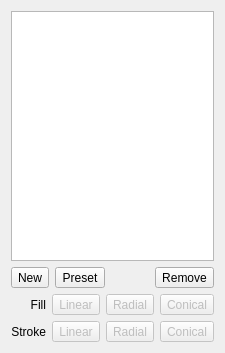
<?xml version="1.0" encoding="UTF-8"?>
<ui version="4.0">
 <class>GradientListWidget</class>
 <widget class="QWidget" name="GradientListWidget">
  <property name="geometry">
   <rect>
    <x>0</x>
    <y>0</y>
    <width>177</width>
    <height>353</height>
   </rect>
  </property>
  <layout class="QVBoxLayout" name="verticalLayout">
   <item>
    <widget class="QTableView" name="list_view">
     <property name="selectionMode">
      <enum>QAbstractItemView::SingleSelection</enum>
     </property>
     <property name="selectionBehavior">
      <enum>QAbstractItemView::SelectRows</enum>
     </property>
     <attribute name="horizontalHeaderVisible">
      <bool>true</bool>
     </attribute>
     <attribute name="verticalHeaderVisible">
      <bool>false</bool>
     </attribute>
    </widget>
   </item>
   <item>
    <layout class="QHBoxLayout" name="horizontalLayout">
     <item>
      <widget class="QToolButton" name="btn_new">
       <property name="toolTip">
        <string>Add Gradient</string>
       </property>
       <property name="text">
        <string>New</string>
       </property>
       <property name="icon">
        <iconset theme="list-add">
         <normaloff>.</normaloff>.</iconset>
       </property>
      </widget>
     </item>
     <item>
      <widget class="QToolButton" name="btn_preset">
       <property name="toolTip">
        <string>Add from Preset</string>
       </property>
       <property name="text">
        <string>Preset</string>
       </property>
       <property name="icon">
        <iconset theme="folder">
         <normaloff>.</normaloff>.</iconset>
       </property>
      </widget>
     </item>
     <item>
      <spacer name="horizontalSpacer">
       <property name="orientation">
        <enum>Qt::Horizontal</enum>
       </property>
       <property name="sizeHint" stdset="0">
        <size>
         <width>40</width>
         <height>20</height>
        </size>
       </property>
      </spacer>
     </item>
     <item>
      <widget class="QToolButton" name="btn_remove">
       <property name="toolTip">
        <string>Remove Gradient</string>
       </property>
       <property name="text">
        <string>Remove</string>
       </property>
       <property name="icon">
        <iconset theme="list-remove">
         <normaloff>.</normaloff>.</iconset>
       </property>
      </widget>
     </item>
    </layout>
   </item>
   <item>
    <layout class="QGridLayout" name="gridLayout">
     <item row="1" column="1">
      <widget class="QLabel" name="label_2">
       <property name="text">
        <string>Stroke</string>
       </property>
       <property name="alignment">
        <set>Qt::AlignRight|Qt::AlignTrailing|Qt::AlignVCenter</set>
       </property>
      </widget>
     </item>
     <item row="0" column="3">
      <widget class="QToolButton" name="btn_fill_radial">
       <property name="enabled">
        <bool>false</bool>
       </property>
       <property name="toolTip">
        <string>Radial</string>
       </property>
       <property name="text">
        <string>Radial</string>
       </property>
       <property name="icon">
        <iconset theme="paint-gradient-radial">
         <normaloff>.</normaloff>.</iconset>
       </property>
       <property name="checkable">
        <bool>true</bool>
       </property>
      </widget>
     </item>
     <item row="0" column="2">
      <widget class="QToolButton" name="btn_fill_linear">
       <property name="enabled">
        <bool>false</bool>
       </property>
       <property name="toolTip">
        <string>Linear</string>
       </property>
       <property name="text">
        <string>Linear</string>
       </property>
       <property name="icon">
        <iconset theme="paint-gradient-linear">
         <normaloff>.</normaloff>.</iconset>
       </property>
       <property name="checkable">
        <bool>true</bool>
       </property>
      </widget>
     </item>
     <item row="1" column="2">
      <widget class="QToolButton" name="btn_stroke_linear">
       <property name="enabled">
        <bool>false</bool>
       </property>
       <property name="toolTip">
        <string>Linear</string>
       </property>
       <property name="text">
        <string>Linear</string>
       </property>
       <property name="icon">
        <iconset theme="paint-gradient-linear">
         <normaloff>.</normaloff>.</iconset>
       </property>
       <property name="checkable">
        <bool>true</bool>
       </property>
      </widget>
     </item>
     <item row="1" column="3">
      <widget class="QToolButton" name="btn_stroke_radial">
       <property name="enabled">
        <bool>false</bool>
       </property>
       <property name="toolTip">
        <string>Radial</string>
       </property>
       <property name="text">
        <string>Radial</string>
       </property>
       <property name="icon">
        <iconset theme="paint-gradient-radial">
         <normaloff>.</normaloff>.</iconset>
       </property>
       <property name="checkable">
        <bool>true</bool>
       </property>
      </widget>
     </item>
     <item row="0" column="1">
      <widget class="QLabel" name="label">
       <property name="text">
        <string>Fill</string>
       </property>
       <property name="alignment">
        <set>Qt::AlignRight|Qt::AlignTrailing|Qt::AlignVCenter</set>
       </property>
      </widget>
     </item>
     <item row="0" column="4">
      <widget class="QToolButton" name="btn_fill_conical">
       <property name="enabled">
        <bool>false</bool>
       </property>
       <property name="toolTip">
        <string>Conical</string>
       </property>
       <property name="text">
        <string>Conical</string>
       </property>
       <property name="icon">
        <iconset theme="paint-gradient-conical"/>
       </property>
       <property name="checkable">
        <bool>true</bool>
       </property>
      </widget>
     </item>
     <item row="1" column="4">
      <widget class="QToolButton" name="btn_stroke_conical">
       <property name="enabled">
        <bool>false</bool>
       </property>
       <property name="toolTip">
        <string>Conical</string>
       </property>
       <property name="text">
        <string>Conical</string>
       </property>
       <property name="icon">
        <iconset theme="paint-gradient-conical"/>
       </property>
       <property name="checkable">
        <bool>true</bool>
       </property>
      </widget>
     </item>
    </layout>
   </item>
  </layout>
 </widget>
 <resources/>
 <connections>
  <connection>
   <sender>list_view</sender>
   <signal>clicked(QModelIndex)</signal>
   <receiver>GradientListWidget</receiver>
   <slot>change_current_gradient()</slot>
   <hints>
    <hint type="sourcelabel">
     <x>93</x>
     <y>98</y>
    </hint>
    <hint type="destinationlabel">
     <x>278</x>
     <y>152</y>
    </hint>
   </hints>
  </connection>
  <connection>
   <sender>list_view</sender>
   <signal>entered(QModelIndex)</signal>
   <receiver>GradientListWidget</receiver>
   <slot>change_current_gradient()</slot>
   <hints>
    <hint type="sourcelabel">
     <x>59</x>
     <y>191</y>
    </hint>
    <hint type="destinationlabel">
     <x>264</x>
     <y>275</y>
    </hint>
   </hints>
  </connection>
 </connections>
 <slots>
  <slot>change_current_gradient()</slot>
 </slots>
</ui>
